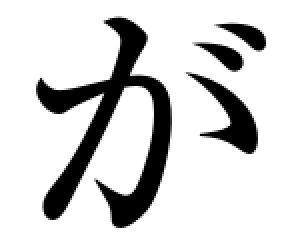
#> input picture data/baseline-v1/templates/18a5e5f6ab602421-304c.png, 144 x 122 px (shown 2 times larger)
$ python -i refine_font_inputs.py   (imports and definitions only)
#> lines starting #> are read from the running program, lines starting #| are printed output that depends on the picture; after the words box and inside, x2 and y2 are one past the last pixel; in counts of white or black regions, pixels touching at a corner belong together
#> further down, picture is the input picture: shape (122, 144, 3); min 0, max 255, mean 209.3
"""Paired crop/grayscale ablation, with no question-specific matching rules."""

import json

import cv2
import numpy as np

from mikan_font_probe.match_font_baseline import match, normalize
from mikan_font_probe.process_regions import ROOT, imread, imwrite


# [24 lines left out: function refine_box, not called in this run]


def soft_normalize(image):
    """Keep grayscale coverage; threshold only establishes the bounding box."""
    gray = cv2.cvtColor(image,cv2.COLOR_BGR2GRAY) if image.ndim == 3 else image
    _, mask = cv2.threshold(gray,0,255,cv2.THRESH_BINARY_INV+cv2.THRESH_OTSU)
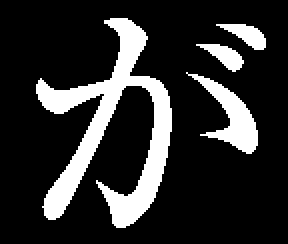
#> mask: shape (122, 144) (shown 2 times larger); 18% white; 4 white regions, box (x1, y1, x2, y2) and area: (18, 9, 86, 114) 2335, (93, 36, 129, 77) 508, (108, 12, 133, 25) 161, (98, 22, 122, 36) 155
    ys,xs = np.nonzero(mask)
#> ys = 3159 values from 9 to 113; xs = 3159 values, max 132 at index 269, min 18 at index 806, mean 71.51
    if not len(xs):
        raise ValueError("Blank glyph")
    ink = 255-gray[ys.min():ys.max()+1,xs.min():xs.max()+1]
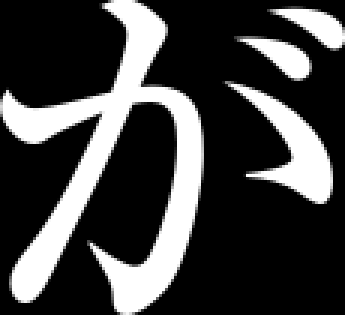
#> ink: shape (105, 115) (shown 3 times larger); min 0, max 255, mean 66.5
    ratio = 52/max(ink.shape)
#> ratio = 0.452
    w,h = max(1,round(ink.shape[1]*ratio)),max(1,round(ink.shape[0]*ratio))
#> w = 52; h = 47
    resized = cv2.resize(ink,(w,h),interpolation=cv2.INTER_AREA)
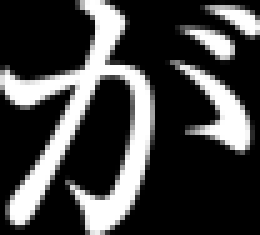
#> resized: shape (47, 52) (shown 5 times larger); min 0, max 255, mean 66.5
    result = np.zeros((64,64),np.uint8)
    x,y = (64-w)//2,(64-h)//2
#> x = 6; y = 8
    result[y:y+h,x:x+w] = resized
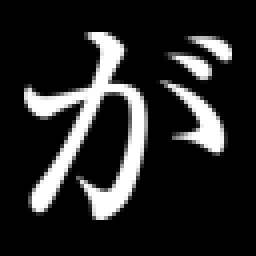
#> result: shape (64, 64) (shown 4 times larger); min 0, max 255, mean 39.7
    return result


# [99 lines left out: functions soft_match, native_template, main, not called in this run]


# [2 lines not run here, left out]

>>> import cv2
>>> picture = cv2.imread('../data/baseline-v1/templates/18a5e5f6ab602421-304c.png')
>>> result = soft_normalize(picture)

$ run again, on data/baseline-v1/templates/c887a03d85afcce9-30ad.png
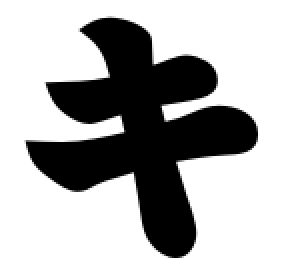
#> input picture data/baseline-v1/templates/c887a03d85afcce9-30ad.png, 144 x 138 px (shown 2 times larger)
#> picture is the input picture: shape (138, 144, 3); min 0, max 255, mean 177.3
#> in soft_normalize, `_, mask = cv2.threshold(gray,0,255,cv2.THRESH_BINARY_INV+cv2.THRESH_OT..`:
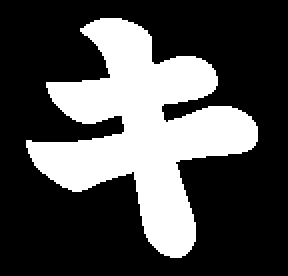
#> mask: shape (138, 144) (shown 2 times larger); 30.4% white; 1 white region, box (x1, y1, x2, y2) and area: (13, 9, 129, 129) 6051
#> ys = 6051 values from 9 to 128; xs = 6051 values, max 128 at index 2906, min 13 at index 3342, mean 71.2
#> in soft_normalize, `result[y:y+h,x:x+w] = resized`:
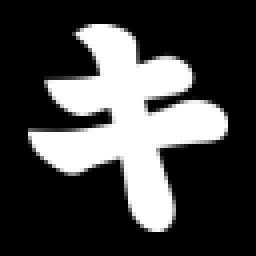
#> result: shape (64, 64) (shown 4 times larger); min 0, max 255, mean 70.4
